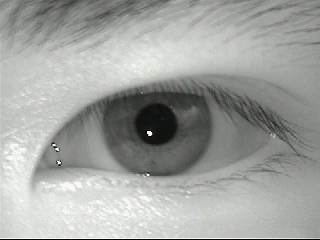
#> input picture images/29/left/pcll1.bmp, 320 x 240 px; its folder holds only this picture in this run
$ jupyter execute --allow-errors code_comparison.ipynb
#> lines starting #> are read from the running program, lines starting #| are printed output that depends on the picture; after the words box and inside, x2 and y2 are one past the last pixel; in counts of white or black regions, pixels touching at a corner belong together
### code/processor.py
import numpy as np
import matplotlib.pyplot as plt
import cv2
from iris_ring_divider import IrisRingDivider


class ImageProcessor:
    def __init__(self, image):
        self.image = image


    def convert_to_gray(self, image=None):
        """
        Convert the image to grayscale.
        """
        if image is None:
            image = self.image

        if len(image.shape) == 3:
            gray = cv2.cvtColor(image, cv2.COLOR_BGR2GRAY)
        else:
            gray = image
        # Convert (H, W) → (H, W, 3) for GUI compatibility
        # gray = np.stack([gray] * 3, axis=-1)
        return gray


    def calculate_binarization_threshold(self, image=None):
        """
        Calculate the binarization threshold for the image.
        """
        if image is None:
            image = self.image

        h, w = image.shape[:2]
        if len(image.shape) == 3:
            gray_image = self.convert_to_gray()
        else:
            gray_image = image

        P = np.sum(gray_image) / (h * w)

        return P


    def binarization(self, image=None, threshold=128):
        """
        Binarization of an image
        """
        if image is None:
            image = self.image

        gray = self.convert_to_gray(image)
        binary = np.where(gray > threshold, 255, 0)
        return binary.astype(np.uint8)


    def detect_pupil(self, image=None, threshold_pupil=4.1):
        """
        Detect the pupil in the image using a simple thresholding method and OpenCV morphology.
        """
        if image is None:
            image = self.image

        binazation_threshold = self.calculate_binarization_threshold(image)
        threshold = binazation_threshold / threshold_pupil

        pupil_image = self.binarization(image, threshold).astype(np.uint8)

        pupil_image = cv2.medianBlur(pupil_image, 3)

        kernel_erode = cv2.getStructuringElement(cv2.MORPH_RECT, (3, 3))
        pupil_image = cv2.erode(pupil_image, kernel_erode)

        kernel_erode = cv2.getStructuringElement(cv2.MORPH_RECT, (3, 3))
        pupil_image = cv2.erode(pupil_image, kernel_erode)

        kernel_opening = cv2.getStructuringElement(cv2.MORPH_RECT, (10, 1))
        pupil_image = cv2.morphologyEx(pupil_image, cv2.MORPH_OPEN, kernel_opening)

        kernel_dilate = cv2.getStructuringElement(cv2.MORPH_RECT, (3, 3))
        pupil_image = cv2.dilate(pupil_image, kernel_dilate, iterations=3)

        kernel_close = cv2.getStructuringElement(cv2.MORPH_ELLIPSE, (5, 5))
        pupil_image = cv2.morphologyEx(pupil_image, cv2.MORPH_CLOSE, kernel_close, iterations=2)

        kernel_erode = cv2.getStructuringElement(cv2.MORPH_ELLIPSE, (5, 5))
        pupil_image = cv2.dilate(pupil_image, kernel_erode)

        vertical_projection = np.sum(pupil_image, axis=0) // 255
        horizontal_projection = np.sum(pupil_image, axis=1) // 255

        argmins_x = np.argpartition(vertical_projection, 7)[:7]
        argmins_y = np.argpartition(horizontal_projection, 7)[:7]

        argmins_x_sorted = argmins_x[np.argsort(vertical_projection[argmins_x])]
        argmins_y_sorted = argmins_y[np.argsort(horizontal_projection[argmins_y])]

        x = argmins_x_sorted[4]
        y = argmins_y_sorted[4]

        r_vertical = np.max(vertical_projection) - np.min(vertical_projection)
        r_horizontal = np.max(horizontal_projection) - np.min(horizontal_projection)

        r = np.mean([r_vertical, r_horizontal]) // 2

        return pupil_image, x, y, r


    def detect_iris(self, image=None, threshold_iris=1.3):
        """
        Detect the iris in the image using a simple thresholding method and OpenCV morphology.
        """
        if image is None:
            image = self.image

        binazation_threshold = self.calculate_binarization_threshold(image)
        threshold = binazation_threshold / threshold_iris

        iris_image = self.binarization(image, threshold).astype(np.uint8)
        iris_image = cv2.medianBlur(iris_image, 3)

        kernel_dilate = cv2.getStructuringElement(cv2.MORPH_ELLIPSE, (5, 5))
        iris_image = cv2.dilate(iris_image, kernel_dilate)

        kernel_open = cv2.getStructuringElement(cv2.MORPH_RECT, (1, 10))
        iris_image = cv2.morphologyEx(iris_image, cv2.MORPH_OPEN, kernel_open, iterations=2)

        kernel_open = cv2.getStructuringElement(cv2.MORPH_RECT, (10, 1))
        iris_image = cv2.morphologyEx(iris_image, cv2.MORPH_OPEN, kernel_open, iterations=2)

        kernel_close = cv2.getStructuringElement(cv2.MORPH_ELLIPSE, (5, 5))
        iris_image = cv2.morphologyEx(iris_image, cv2.MORPH_CLOSE, kernel_close, iterations=11)

        kernel_open = cv2.getStructuringElement(cv2.MORPH_ELLIPSE, (3, 3))
        iris_image = cv2.morphologyEx(iris_image, cv2.MORPH_OPEN, kernel_open)

        kernel_dilate = cv2.getStructuringElement(cv2.MORPH_ELLIPSE, (3, 3))
        iris_image = cv2.dilate(iris_image, kernel_dilate, iterations=3)

        img, x, y, r = self.detect_pupil(image)

        r = self.estimate_iris_radius_binary(iris_image, (x, y), r, white_threshold_ratio=0.45)

        return iris_image, x, y, r


    def estimate_iris_radius_binary(self, binary_image, center, r_pupil, max_r=200 , white_threshold_ratio=0.4):
        """
        Estimate the radius of the iris based on a binary image.
        """
        cx, cy = center
        h, w = binary_image.shape
        r_pupil = int(r_pupil)

        for r in range(r_pupil + 1, max_r):
            theta = np.linspace(0, 2 * np.pi, 360)
            x = (cx + r * np.cos(theta)).astype(int)
            y = (cy + r * np.sin(theta)).astype(int)

            valid = (x >= 0) & (x < w) & (y >= 0) & (y < h)
            x, y = x[valid], y[valid]

            values = binary_image[y, x]
            white_ratio = np.sum(values == 255) / len(values)

            if white_ratio > white_threshold_ratio:
                return r

        return max_r


    # [33 lines left out: functions diagonal_projection, unwrap_iris, not called in this run]


    def rings_division(self, image=None):
        """
        Divide the iris into rings and sectors.
        """
        if image is None:
            image = self.image

        x_pupil, y_pupil, r_pupil = self.detect_pupil(image=image)[1:]
        r_iris = self.detect_iris(image=image)[3]

        divider = IrisRingDivider(image, x_pupil, y_pupil, r_pupil, r_iris)

        iris_code = divider.create_iris_code()

        return iris_code


    def calculate_hamming_distance(self, iris_code1, iris_code2):
        if iris_code1.shape != iris_code2.shape:
            raise ValueError("Iris codes must have the same shape to calculate Hamming distance.")

        return np.sum(iris_code1 != iris_code2) / iris_code1.size

### code/iris_ring_divider.py
import numpy as np
import cv2
import matplotlib.pyplot as plt
from scipy.ndimage import gaussian_filter, convolve1d


class IrisRingDivider:
    def __init__(self, image, x_pupil, y_pupil, r_pupil, r_iris):
        if len(image.shape) == 3:
            self.image = cv2.cvtColor(image, cv2.COLOR_BGR2GRAY)
        else:
            self.image = image
        self.x_pupil = x_pupil
        self.y_pupil = y_pupil
        self.r_pupil = r_pupil
        self.r_iris = r_iris


    def normalize_iris(self, radial_res=64, angular_res=512):
        """
        Normalizes the iris image by unwrapping it into a rectangular format.
        The image is divided into rings based on the radial resolution and angular resolution.
        Each ring is then stretched to cover the full angular range.
        The function returns a 2D array representing the unwrapped iris.
        """
        output = np.zeros((radial_res, angular_res), dtype=np.float32)

        for i in range(radial_res):
            r = i / (radial_res - 1)
            ring_index = int(r * 8)

            dense_theta = np.linspace(0, 2 * np.pi, 2000)
            mask = np.ones_like(dense_theta, dtype=bool)

            if ring_index <= 3:
                angle_limit = np.deg2rad(15)
                block = (np.abs(dense_theta - np.pi/2) <= angle_limit)
                mask[block] = False
            elif ring_index in [4, 5]:
                angle_limit = np.deg2rad(33.5)
                block = ((np.abs(dense_theta - np.pi/2) <= angle_limit) |
                         (np.abs(dense_theta - 3*np.pi/2) <= angle_limit))
                mask[block] = False
            elif ring_index in [6, 7]:
                angle_limit = np.deg2rad(45)
                block = ((np.abs(dense_theta - np.pi/2) <= angle_limit) |
                         (np.abs(dense_theta - 3*np.pi/2) <= angle_limit))
                mask[block] = False

            valid_theta = dense_theta[mask]

            if valid_theta.size == 0:
                output[i, :] = 0
                continue

            # Stretch valid angles to cover full range
            stretched_theta = np.interp(
                np.linspace(0, 1, angular_res),
                np.linspace(0, 1, valid_theta.size),
                valid_theta
            )

            radius = self.r_pupil + r * (self.r_iris - self.r_pupil)
            x = self.x_pupil + radius * np.cos(stretched_theta)
            y = self.y_pupil + radius * np.sin(stretched_theta)

            ring_values = cv2.remap(
                self.image,
                x.astype(np.float32).reshape(1, -1),
                y.astype(np.float32).reshape(1, -1),
                interpolation=cv2.INTER_LINEAR,
                borderMode=cv2.BORDER_REFLECT
            )

            output[i, :] = ring_values.flatten()

        return output


    # [26 lines left out: function compute_valid_angles_for_radius, not called in this run]


    def gabor_filter_1d(self, signal, frequency=0.3, sigma=3):
            length = len(signal)
            x = np.arange(-length // 2, length // 2)
            gabor_real = np.exp(-x**2 / (sigma**2)) * np.cos(2 * np.pi * frequency * x)
            gabor_imag = np.exp(-x**2 / (sigma**2)) * np.sin(2 * np.pi * frequency * x)
            gabor_real -= np.mean(gabor_real)
            real_response = convolve1d(signal, gabor_real, mode='reflect')
            imag_response = convolve1d(signal, gabor_imag, mode='reflect')
            return real_response, imag_response


    def create_iris_code(self, radial_res=64, angular_res=512, samples=128, gabor_freq=0.35, gabor_sigma=3):
        normalized = self.normalize_iris(radial_res, angular_res)
        num_stripes = 8
        gabor_sigma = 0.5 * gabor_freq * np.pi

        stripes = np.array_split(normalized, num_stripes, axis=0)
        iris_code = []

        for stripe in stripes:
            smoothed = gaussian_filter(stripe, sigma=2.5)
            signal = smoothed.mean(axis=0)

            real_response, imag_response = self.gabor_filter_1d(signal, frequency=gabor_freq, sigma=gabor_sigma)

            segment_length = angular_res // samples
            interleaved_code = []

            for i in range(samples):
                start = i * segment_length
                end = (i + 1) * segment_length if i < samples - 1 else angular_res

                real_mean = real_response[start:end].mean()
                imag_mean = imag_response[start:end].mean()

                real_bit = int(real_mean > 0)
                imag_bit = int(imag_mean > 0)
                interleaved_code.extend([real_bit, imag_bit])

            iris_code.append(interleaved_code)

        iris_code_array = np.array(iris_code, dtype=np.uint8).reshape((8, 256, 1))

        return iris_code_array


    def display_iris_code(self):
        """
        Visualizes the 8 x 256 x 1 iris code as a grayscale image.
        Each stripe becomes a row, and interleaved bits are displayed as white (1) or black (0).
        """
        iris_code_array = self.create_iris_code()
        display_image = iris_code_array.squeeze(axis=2)

        plt.figure(figsize=(12, 3))
        plt.imshow(display_image, cmap='gray', aspect='auto')
        plt.title("Iris Code Visualization (First, Second, First, Second Bits)")
        plt.axis('off')
        plt.show()


    def display_normalized_iris(self, radial_res=64, angular_res=512):
        """
        Visualizes the normalized iris image.
        The image is displayed in grayscale, with the radial resolution determining the number of rows
        and the angular resolution determining the number of columns.
        """
        normalized = self.normalize_iris(radial_res, angular_res)

        plt.figure(figsize=(10, 3))
        plt.imshow(normalized, cmap='gray', aspect='auto')
        plt.title("Unwrapped Iris")
        plt.axis('off')
        plt.show()


    # [7 lines left out: function calculate_hamming_distance, not called in this run]

### code/code_comparison.ipynb
[cell 1]
import numpy as np
import matplotlib.pyplot as plt
import cv2
from iris_ring_divider import IrisRingDivider
from processor import ImageProcessor
import glob

[cell 2]
image_paths = [glob.glob('../images/33/left/*.bmp'),glob.glob('../images/9/left/*.bmp'),glob.glob('../images/29/left/*.bmp'), glob.glob('../images/39/left/*.bmp')]
images = []
for path in image_paths:
    for img_path in path:
        img = cv2.imread(img_path)
#> img is the input picture: shape (240, 320, 3); mean B, G, R 160, 163.6, 161.2
        img = cv2.cvtColor(img, cv2.COLOR_BGR2RGB)
        if img is not None:
            images.append(img)

for i, img in enumerate(images):
    plt.subplot(6, 5, i + 1)
    plt.imshow(cv2.cvtColor(img, cv2.COLOR_BGR2RGB))
    plt.axis('off')

plt.show()
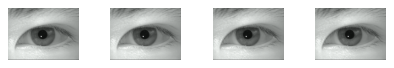
#> figure drawn by matplotlib, 4 panels; B, G, R data is drawn as R, G, B

[cell 3]
iris_codes = []
metadata = []

for img in images:
    processor = ImageProcessor(img)

    pupil_image, x_pupil, y_pupil, r_pupil = processor.detect_pupil()
    iris_image, x_iris, y_iris, r_iris = processor.detect_iris()

    divider = IrisRingDivider(img, x_pupil, y_pupil, r_pupil, r_iris)

    iris_code = processor.rings_division()

    iris_codes.append(iris_code)
    metadata.append({
        'pupil_center': (x_pupil, y_pupil),
        'pupil_radius': r_pupil,
        'iris_radius': r_iris
    })
#> this loop made 4 passes
#> pass 1, in binarization, `binary = np.where(gray > threshold, 255, 0)`:
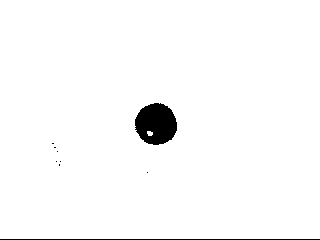
#> binary: shape (240, 320) int64; 97.8% white; 9 black regions (7 under 20 px), largest, box (x1, y1, x2, y2) and area: (135, 103, 177, 145) 1343, (0, 239, 320, 240) 320

[cell 4]
for i, img in enumerate(images):
    processor = ImageProcessor(img)
    pupil_image, x_pupil, y_pupil, r_pupil = processor.detect_pupil()
    iris_image, x_iris, y_iris, r_iris = processor.detect_iris()

    divider = IrisRingDivider(img, x_pupil, y_pupil, r_pupil, r_iris)
    divider.display_normalized_iris()
    divider.display_iris_code()
#> this loop made 4 passes
#> pass 1, in detect_pupil (call 17), `pupil_image = cv2.erode(pupil_image, kernel_erode)`:
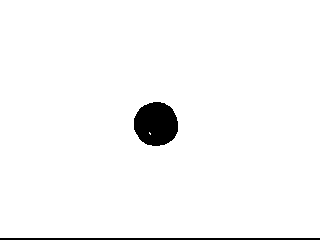
#> pupil_image: shape (240, 320); 97.2% white; 2 black regions, box (x1, y1, x2, y2) and area: (134, 102, 178, 146) 1536, (0, 238, 320, 240) 640
#> pass 1, in detect_pupil (call 17), `pupil_image = cv2.erode(pupil_image, kernel_erode)`:
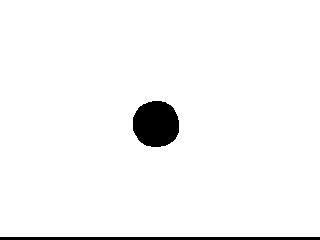
#> pupil_image: shape (240, 320); 96.5% white; 2 black regions, box (x1, y1, x2, y2) and area: (133, 101, 179, 147) 1720, (0, 237, 320, 240) 960
#> pass 1, in detect_pupil (call 17), `pupil_image = cv2.morphologyEx(pupil_image, cv2.MORPH_OPEN, kernel_ope..`:
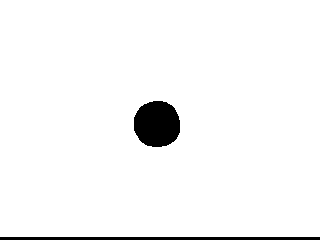
#> pupil_image: shape (240, 320); 96.5% white; 2 black regions, box (x1, y1, x2, y2) and area: (134, 101, 180, 147) 1720, (0, 237, 320, 240) 960
#> pass 1, in detect_pupil (call 17), `pupil_image = cv2.dilate(pupil_image, kernel_dilate, iterations=3)`:
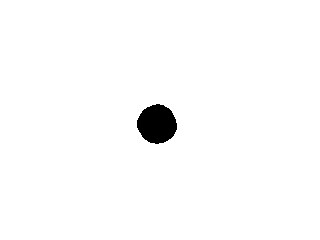
#> pupil_image: shape (240, 320); 98.4% white; 1 black region, box (x1, y1, x2, y2) and area: (137, 104, 177, 144) 1204
#> pass 1, in display_normalized_iris, `plt.show()`:
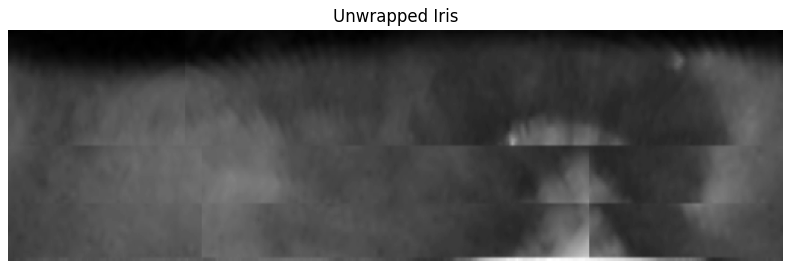
#> figure drawn by matplotlib, 1 panel
#> pass 1, in display_iris_code, `plt.show()`:
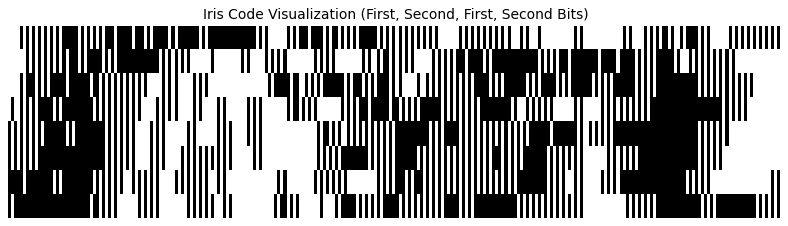
#> figure drawn by matplotlib, 1 panel

[cell 5]
n = len(iris_codes)
distance_matrix = np.zeros((n, n))

for i in range(n):
    for j in range(n):
        distance_matrix[i, j] = processor.calculate_hamming_distance(
            iris_codes[i], iris_codes[j]
        )

plt.figure(figsize=(8, 6))
plt.imshow(distance_matrix, cmap='viridis', interpolation='nearest')
plt.colorbar(label='Hamming Distance')
plt.title('Pairwise Hamming Distance Between Iris Codes')
plt.xlabel('Image Index')
plt.ylabel('Image Index')
plt.show()
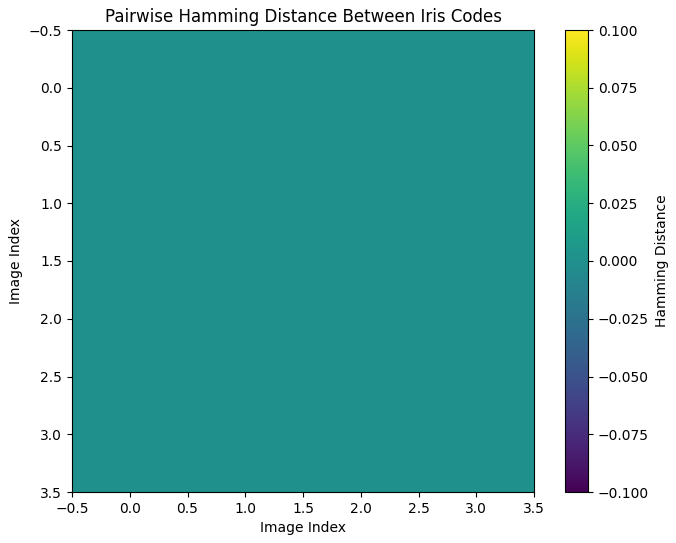
#> figure drawn by matplotlib, 2 panels
